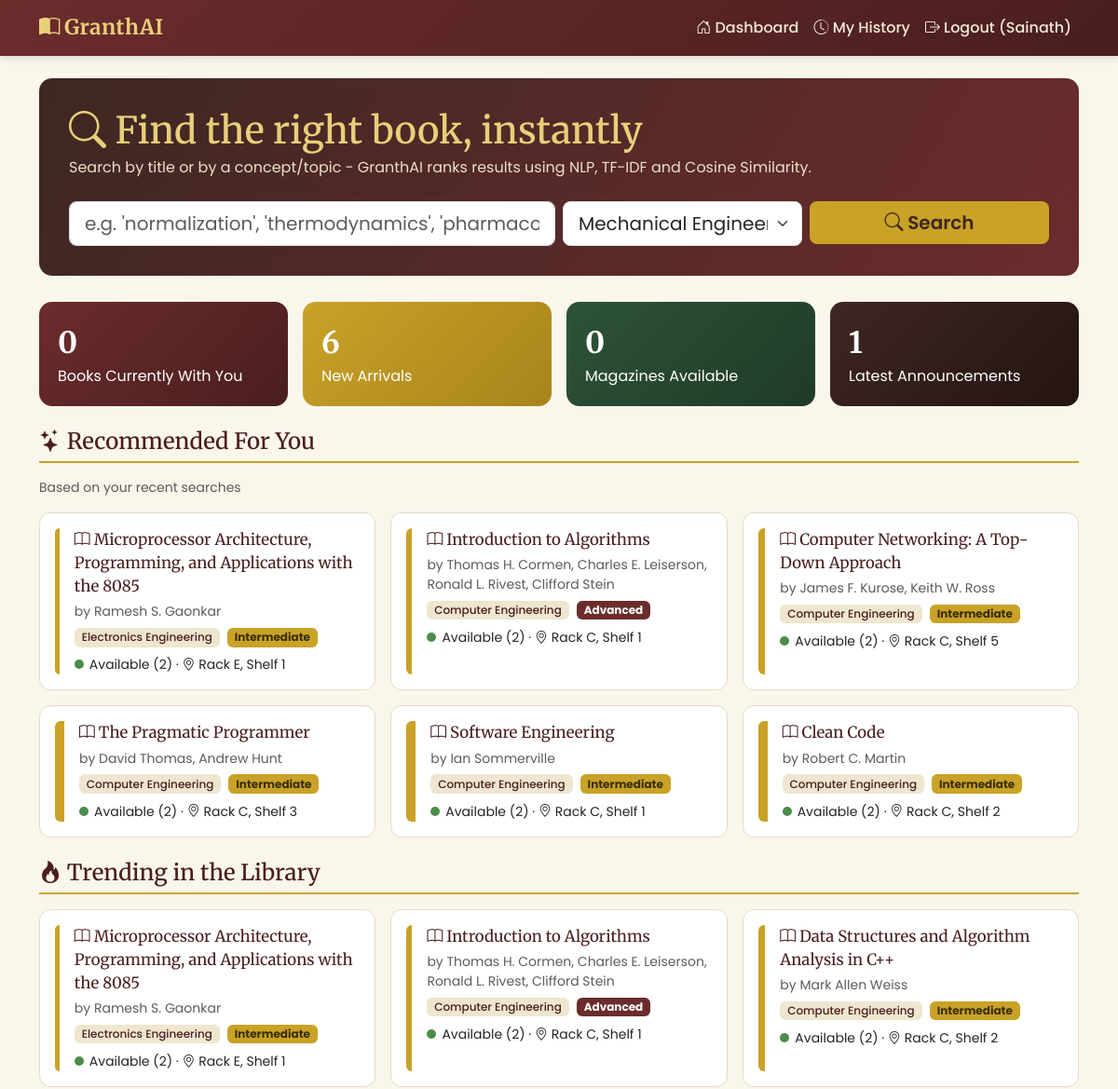
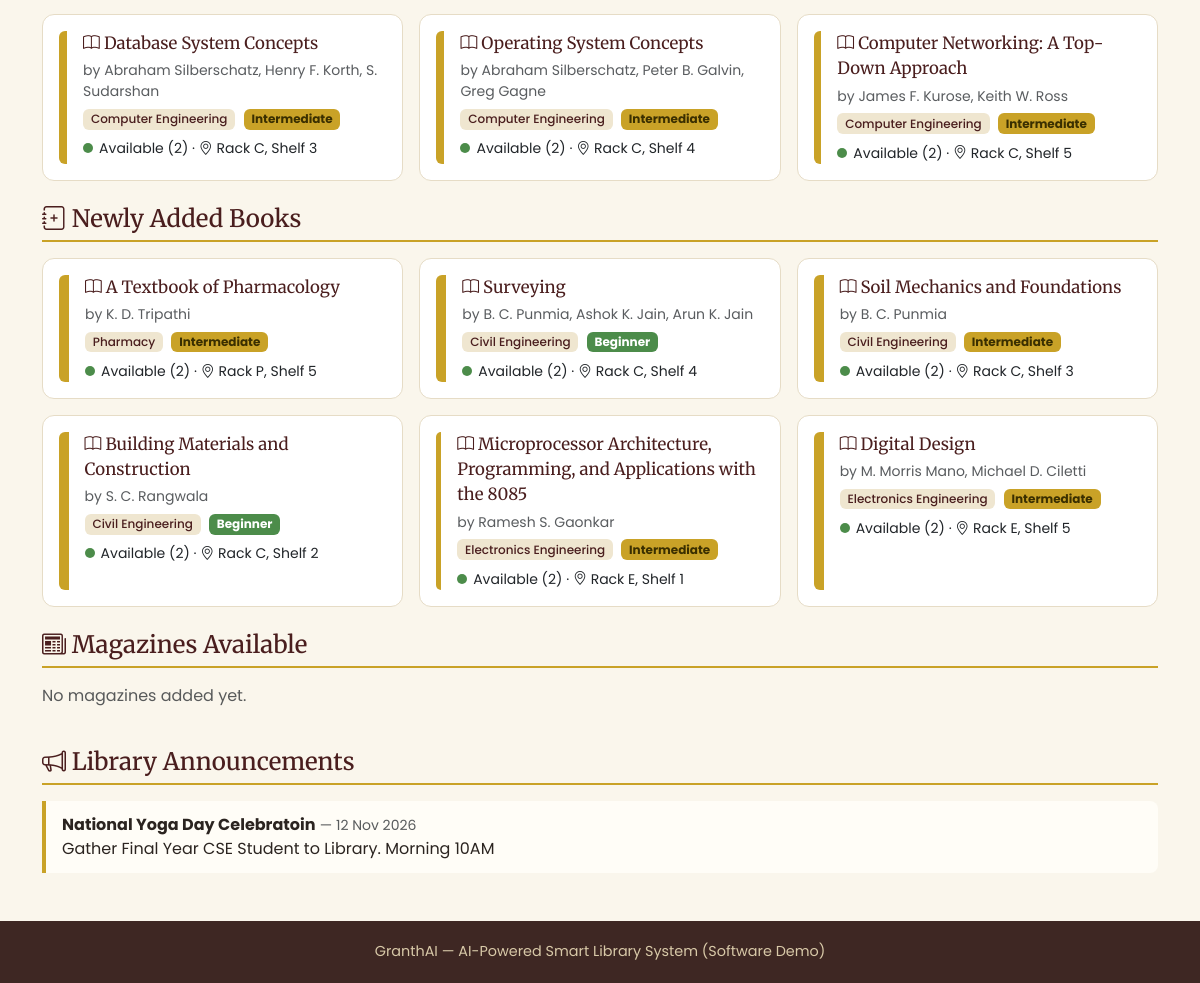
The app's page /student/dashboard (signed in) with its own data (2 pictures, top to bottom).
### models.py (models this page shows, shortened)
class User(db.Model):
    id = db.Column(db.Integer, primary_key=True)
    name = db.Column(db.String(120), nullable=False)
    email = db.Column(db.String(150), unique=True, nullable=False)  # Gmail, per registration
    password_hash = db.Column(db.String(255), nullable=False)
    role = db.Column(db.String(20), nullable=False)  # 'student' or 'librarian'
    department = db.Column(db.String(80))  # only meaningful for students
    created_on = db.Column(db.DateTime, default=utcnow)
    search_history = db.relationship('SearchHistory', backref='student', cascade='all, delete-orphan', lazy=True)
    reservations = db.relationship('Reservation', backref='student', cascade='all, delete-orphan', lazy=True)
    issues = db.relationship('IssueRecord', backref='student', cascade='all, delete-orphan', lazy=True)

class Book(db.Model):
    id = db.Column(db.Integer, primary_key=True)
    title = db.Column(db.String(250), nullable=False)
    author = db.Column(db.String(200))
    department = db.Column(db.String(80), index=True)  # e.g. Engineering, Pharmacy, Diploma, Management
    level = db.Column(db.String(20), default='Intermediate')  # Beginner / Intermediate / Advanced
    item_type = db.Column(db.String(20), default='book')  # 'book' or 'magazine'
    content = db.Column(db.Text)  # keywords / topics / description used for search
    total_copies = db.Column(db.Integer, default=1)
    available_copies = db.Column(db.Integer, default=1)
    shelf_location = db.Column(db.String(80))  # e.g. "Rack E3, Shelf 2"
    view_count = db.Column(db.Integer, default=0)  # used for "Trending" widget
    added_on = db.Column(db.DateTime, default=utcnow, index=True)
    reservations = db.relationship('Reservation', backref='book', cascade='all, delete-orphan', lazy=True)
    issues = db.relationship('IssueRecord', backref='book', cascade='all, delete-orphan', lazy=True)
    @property
    def is_available(self):
        return self.available_copies > 0

class Announcement(db.Model):
    id = db.Column(db.Integer, primary_key=True)
    title = db.Column(db.String(200), nullable=False)
    message = db.Column(db.Text)
    event_date = db.Column(db.Date)  # optional - date of the event being announced
    posted_by = db.Column(db.String(120))
    posted_on = db.Column(db.DateTime, default=utcnow, index=True)

### routes/student.py (the view)
@student_bp.route('/dashboard')
@role_required('student')
def dashboard():
    user = _current_user()
    recent_books = Book.query.filter_by(item_type='book').order_by(Book.added_on.desc()).limit(6).all()
    magazines = Book.query.filter_by(item_type='magazine').order_by(Book.added_on.desc()).limit(6).all()
    trending = Book.query.filter_by(item_type='book').order_by(Book.view_count.desc()).limit(6).all()
    announcements = Announcement.query.order_by(Announcement.posted_on.desc()).limit(5).all()
    recent_queries = (
        SearchHistory.query.filter_by(student_id=user.id)
        .order_by(SearchHistory.searched_on.desc())
        .limit(5)
        .all()
    )
    recommendations = []
    if recent_queries:
        combined_query = ' '.join(q.search_query for q in recent_queries)
        all_books = Book.query.filter_by(item_type='book').all()
        documents = [(b.id, f"{b.title} {b.content or ''}") for b in all_books]
        ranked = rank_by_similarity(combined_query, documents, top_n=6)
        book_map = {b.id: b for b in all_books}
        recommendations = [book_map[bid] for bid, _ in ranked if bid in book_map]
    my_issued = (
        IssueRecord.query.filter_by(student_id=user.id, returned_on=None)
        .join(Book).order_by(IssueRecord.issued_on.desc()).all()
    )
    return render_template(
        'student/dashboard.html',
        user=user,
        recent_books=recent_books,
        magazines=magazines,
        trending=trending,
        announcements=announcements,
        recommendations=recommendations,
        my_issued=my_issued,
        departments=DEPARTMENTS,
    )

### recommender.py (called while the page is built)
def tokenize(text):
    if not text:
        return []
    return [token for token in TOKEN_RE.findall(str(text).lower())
            if token not in STOPWORDS and len(token) > 1]

def _tf(tokens):
    counts = Counter(tokens)
    total = len(tokens)
    return {term: count / total for term, count in counts.items()} if total else {}

def _idf(token_lists):
    count = Counter(term for tokens in token_lists for term in set(tokens))
    n = len(token_lists)
    return {term: math.log((n + 1) / (freq + 1)) + 1 for term, freq in count.items()}

def _vector(tokens, idf):
    return {term: weight * idf.get(term, 0.0) for term, weight in _tf(tokens).items()}

def _cosine(a, b):
    if not a or not b:
        return 0.0
    common = a.keys() & b.keys()
    dot = sum(a[t] * b[t] for t in common)
    na = math.sqrt(sum(v * v for v in a.values()))
    nb = math.sqrt(sum(v * v for v in b.values()))
    return dot / (na * nb) if na and nb else 0.0

### routes/student.py (called while the page is built)
def _current_user():
    return db.session.get(User, session['user_id'])

### templates/student/dashboard.html (shortened to what this page needs)
{% extends 'base.html' %}
{% block content %}
<div class="page-hero">
  <h1><i class="bi bi-search"></i> Find the right book, instantly</h1>
  <p>Search by title or by a concept/topic - GranthAI ranks results using NLP, TF-IDF and Cosine Similarity.</p>
  <form action="{{ url_for('student.search') }}" method="get" class="row g-2 mt-3">
    <div class="col-md-6">
      <input type="text" name="q" class="form-control form-control-lg" placeholder="e.g. 'normalization', 'thermodynamics', 'pharmacology'...">
    </div>
    <div class="col-md-3">
      <select name="department" class="form-select form-select-lg">
        {% for d in departments %}
          <option value="{{ d }}" {% if user.department == d %}selected{% endif %}>{{ d }}</option>
        {% endfor %}
      </select>
    </div>
    <div class="col-md-3">
      <button type="submit" class="btn btn-gold btn-lg w-100"><i class="bi bi-search"></i> Search</button>
    </div>
  </form>
</div>
<div class="row mb-4 g-3">
  <div class="col-md-3">
    <div class="stat-card stat-maroon">
      <div class="stat-number">{{ my_issued|length }}</div>
      <div>Books Currently With You</div>
    </div>
  </div>
  <div class="col-md-3">
    <div class="stat-card stat-gold">
      <div class="stat-number">{{ recent_books|length }}</div>
      <div>New Arrivals</div>
    </div>
  </div>
  <div class="col-md-3">
    <div class="stat-card stat-forest">
      <div class="stat-number">{{ magazines|length }}</div>
      <div>Magazines Available</div>
    </div>
  </div>
  <div class="col-md-3">
    <div class="stat-card stat-wood">
      <div class="stat-number">{{ announcements|length }}</div>
      <div>Latest Announcements</div>
    </div>
  </div>
</div>
{% if recommendations %}
<h4 class="section-title"><i class="bi bi-stars"></i> Recommended For You</h4>
<p class="text-muted small mt-n2">Based on your recent searches</p>
<div class="row g-3 mb-4">
  {% for book in recommendations %}
    {% include 'student/_book_card.html' %}
  {% endfor %}
</div>
{% endif %}
<h4 class="section-title"><i class="bi bi-fire"></i> Trending in the Library</h4>
<div class="row g-3 mb-4">
  {% for book in trending %}
    {% include 'student/_book_card.html' %}
  {% else %}
    <p class="text-muted">Not enough activity yet.</p>
  {% endfor %}
</div>
<h4 class="section-title"><i class="bi bi-journal-plus"></i> Newly Added Books</h4>
<div class="row g-3 mb-4">
  {% for book in recent_books %}
    {% include 'student/_book_card.html' %}
  {% endfor %}
</div>
<h4 class="section-title"><i class="bi bi-newspaper"></i> Magazines Available</h4>
<div class="row g-3 mb-4">
  {% for book in magazines %}
    {% include 'student/_book_card.html' %}
  {% else %}
    <p class="text-muted">No magazines added yet.</p>
  {% endfor %}
</div>
<h4 class="section-title"><i class="bi bi-megaphone"></i> Library Announcements</h4>
{% if announcements %}
  {% for a in announcements %}
    <div class="announcement-item">
      <strong>{{ a.title }}</strong>
      {% if a.event_date %}<span class="text-muted small">&mdash; {{ a.event_date.strftime('%d %b %Y') }}</span>{% endif %}
      <p class="mb-0">{{ a.message }}</p>
    </div>
  {% endfor %}
{% else %}
  <p class="text-muted">No announcements right now.</p>
{% endif %}
{% endblock %}

### templates/base.html (shortened to what this page needs)
<!DOCTYPE html>
<html lang="en">
<head>
<link href="https://cdn.jsdelivr.net/npm/bootstrap@5.3.3/dist/css/bootstrap.min.css" rel="stylesheet">
<link href="https://cdn.jsdelivr.net/npm/bootstrap-icons@1.11.3/font/bootstrap-icons.css" rel="stylesheet">
<link href="{{ url_for('static', filename='css/style.css') }}" rel="stylesheet">
</head>
<body>
<nav class="navbar navbar-expand-lg navbar-granthai">
  <div class="container">
    <a class="navbar-brand" href="{{ url_for('auth.home') }}"><i class="bi bi-book-half me-1"></i>GranthAI</a>
    <div class="collapse navbar-collapse" id="navMain">
      <ul class="navbar-nav ms-auto">
        {% if session.get('role') == 'student' %}
          <li class="nav-item"><a class="nav-link" href="{{ url_for('student.dashboard') }}"><i class="bi bi-house-door"></i> Dashboard</a></li>
          <li class="nav-item"><a class="nav-link" href="{{ url_for('student.history') }}"><i class="bi bi-clock-history"></i> My History</a></li>
        {% endif %}
        {% if session.get('user_id') %}
          <li class="nav-item"><a class="nav-link" href="{{ url_for('auth.logout') }}"><i class="bi bi-box-arrow-right"></i> Logout ({{ session.get('name') }})</a></li>
        {% endif %}
      </ul>
    </div>
  </div>
</nav>
<div class="container mt-4">
  {% block content %}{% endblock %}
</div>
<footer class="granthai-footer">
  GranthAI &mdash; AI-Powered Smart Library System (Software Demo)
</footer>
</body>
</html>

### templates/student/_book_card.html
<div class="col-md-4">
  <a href="{{ url_for('student.book_detail', book_id=book.id) }}" class="text-decoration-none text-dark">
    <div class="card-book p-3 d-flex flex-row">
      <div class="book-spine me-3"></div>
      <div>
        <div class="card-title mb-1">
          {% if book.item_type == 'magazine' %}<i class="bi bi-newspaper"></i>{% else %}<i class="bi bi-book"></i>{% endif %}
          {{ book.title }}
        </div>
        {% if book.author %}<div class="small text-muted mb-1">by {{ book.author }}</div>{% endif %}
        <div class="mb-2">
          {% if book.department %}<span class="badge badge-dept me-1">{{ book.department }}</span>{% endif %}
          <span class="badge badge-level-{{ book.level }}">{{ book.level }}</span>
        </div>
        <div class="small">
          {% if book.is_available %}
            <span class="availability-dot dot-available"></span>Available ({{ book.available_copies }})
          {% else %}
            <span class="availability-dot dot-unavailable"></span>Issued Out
          {% endif %}
          &middot; <i class="bi bi-geo-alt"></i> {{ book.shelf_location }}
        </div>
      </div>
    </div>
  </a>
</div>

### static/css/style.css (style rules this page uses)
:root { --maroon: #6B2C2C; --maroon-dark: #4A1E1E; --gold: #C9A227; --gold-light: #E8CF7A; --cream: #FAF6EC; --wood: #3E2723; --forest: #2E5339; --ink: #2B2420; }
body { background-color: var(--cream); color: var(--ink); font-family: 'Poppins', 'Segoe UI', sans-serif; }
h1, h2, h3, h4, .brand-font { font-family: 'Merriweather', Georgia, serif; }
.navbar-granthai { background: linear-gradient(135deg, var(--maroon) 0%, var(--maroon-dark) 100%); box-shadow: 0 2px 8px rgba(0,0,0,0.15); }
.navbar-granthai .navbar-brand { color: var(--gold-light) !important; font-family: 'Merriweather', serif; font-weight: 700; font-size: 1.4rem; letter-spacing: 0.5px; }
.navbar-granthai .nav-link { color: #f1e9da !important; font-weight: 500; }
.page-hero { background: linear-gradient(120deg, var(--wood) 0%, var(--maroon) 100%); color: #fff; border-radius: 14px; padding: 2rem 2rem; margin-bottom: 1.75rem; }
.page-hero h1 { color: var(--gold-light); margin-bottom: 0.25rem; }
.page-hero p { color: #eee0c8; margin-bottom: 0; }
.card-book { border: 1px solid #e6dcc6; border-radius: 12px; background: #fff; transition: transform 0.15s ease, box-shadow 0.15s ease; height: 100%; }
.book-spine { width: 10px; border-radius: 6px 0 0 6px; background: var(--gold); }
.card-book .card-title { font-family: 'Merriweather', serif; font-size: 1.05rem; color: var(--maroon-dark); }
.badge-level-Beginner { background-color: #4C8C4A; }
.badge-level-Intermediate { background-color: #C9A227; color: #3a2f00; }
.badge-level-Advanced { background-color: #6B2C2C; }
.badge-dept { background-color: #EFE6D0; color: var(--maroon-dark); font-weight: 500; }
.stat-card { border-radius: 14px; padding: 1.25rem; color: #fff; height: 100%; }
.stat-card .stat-number { font-size: 2rem; font-weight: 700; font-family: 'Merriweather', serif; }
.stat-maroon { background: linear-gradient(135deg, var(--maroon) 0%, var(--maroon-dark) 100%); }
.stat-gold { background: linear-gradient(135deg, #C9A227 0%, #A8841C 100%); }
.stat-forest { background: linear-gradient(135deg, #2E5339 0%, #1F3B27 100%); }
.stat-wood { background: linear-gradient(135deg, #3E2723 0%, #241412 100%); }
.section-title { font-family: 'Merriweather', serif; color: var(--maroon-dark); border-bottom: 2px solid var(--gold); padding-bottom: 0.4rem; margin-bottom: 1rem; }
.btn-gold { background-color: var(--gold); border: none; color: var(--wood); font-weight: 600; }
.announcement-item { border-left: 4px solid var(--gold); background: #fffdf7; padding: 0.75rem 1rem; border-radius: 0 8px 8px 0; margin-bottom: 0.75rem; }
.availability-dot { display: inline-block; width: 10px; height: 10px; border-radius: 50%; margin-right: 6px; }
.dot-available { background-color: #4C8C4A; }
footer.granthai-footer { background: var(--wood); color: #d8c9a8; padding: 1.25rem 0; margin-top: 3rem; text-align: center; font-size: 0.9rem; }

### records on screen
User: get "Sainath", department "Mechanical Engineering"
Book: title "Microprocessor Architecture, Programming, and Applications with the 8085", author "Ramesh S. Gaonkar", department "Electronics Engineering", level "Intermediate", available_copies "2", shelf_location "Rack E, Shelf 1"
Book: title "Introduction to Algorithms", author "Thomas H. Cormen, Charles E. Leiserson, Ronald L. Rivest, Clifford Stein", department "Computer Engineering", level "Advanced", available_copies "2", shelf_location "Rack C, Shelf 1"
Book: title "Computer Networking: A Top-Down Approach", author "James F. Kurose, Keith W. Ross", department "Computer Engineering", level "Intermediate", available_copies "2", shelf_location "Rack C, Shelf 5"
Book: title "The Pragmatic Programmer", author "David Thomas, Andrew Hunt", department "Computer Engineering", level "Intermediate", available_copies "2", shelf_location "Rack C, Shelf 3"
Book: title "Software Engineering", author "Ian Sommerville", department "Computer Engineering", level "Intermediate", available_copies "2", shelf_location "Rack C, Shelf 1"
Book: title "Clean Code", author "Robert C. Martin", department "Computer Engineering", level "Intermediate", available_copies "2", shelf_location "Rack C, Shelf 2"
Book: title "Data Structures and Algorithm Analysis in C++", author "Mark Allen Weiss", department "Computer Engineering", level "Intermediate", available_copies "2", shelf_location "Rack C, Shelf 2"
Book: title "Database System Concepts", author "Abraham Silberschatz, Henry F. Korth, S. Sudarshan", department "Computer Engineering", level "Intermediate", available_copies "2", shelf_location "Rack C, Shelf 3"
Book: title "Operating System Concepts", author "Abraham Silberschatz, Peter B. Galvin, Greg Gagne", department "Computer Engineering", level "Intermediate", available_copies "2", shelf_location "Rack C, Shelf 4"
Book: title "A Textbook of Pharmacology", author "K. D. Tripathi", department "Pharmacy", level "Intermediate", available_copies "2", shelf_location "Rack P, Shelf 5"
Book: title "Surveying", author "B. C. Punmia, Ashok K. Jain, Arun K. Jain", department "Civil Engineering", level "Beginner", available_copies "2", shelf_location "Rack C, Shelf 4"
Book: title "Soil Mechanics and Foundations", author "B. C. Punmia", department "Civil Engineering", level "Intermediate", available_copies "2", shelf_location "Rack C, Shelf 3"
Book: title "Building Materials and Construction", author "S. C. Rangwala", department "Civil Engineering", level "Beginner", available_copies "2", shelf_location "Rack C, Shelf 2"
Book: title "Digital Design", author "M. Morris Mano, Michael D. Ciletti", department "Electronics Engineering", level "Intermediate", available_copies "2", shelf_location "Rack E, Shelf 5"
Announcement: title "National Yoga Day Celebratoin", event_date "12 Nov 2026", message "Gather Final Year CSE Student to Library. Morning 10AM"

### other values on screen
{{ my_issued|length }} "0"
{{ recent_books|length }} "6"
{{ magazines|length }} "0"
{{ announcements|length }} "1"
